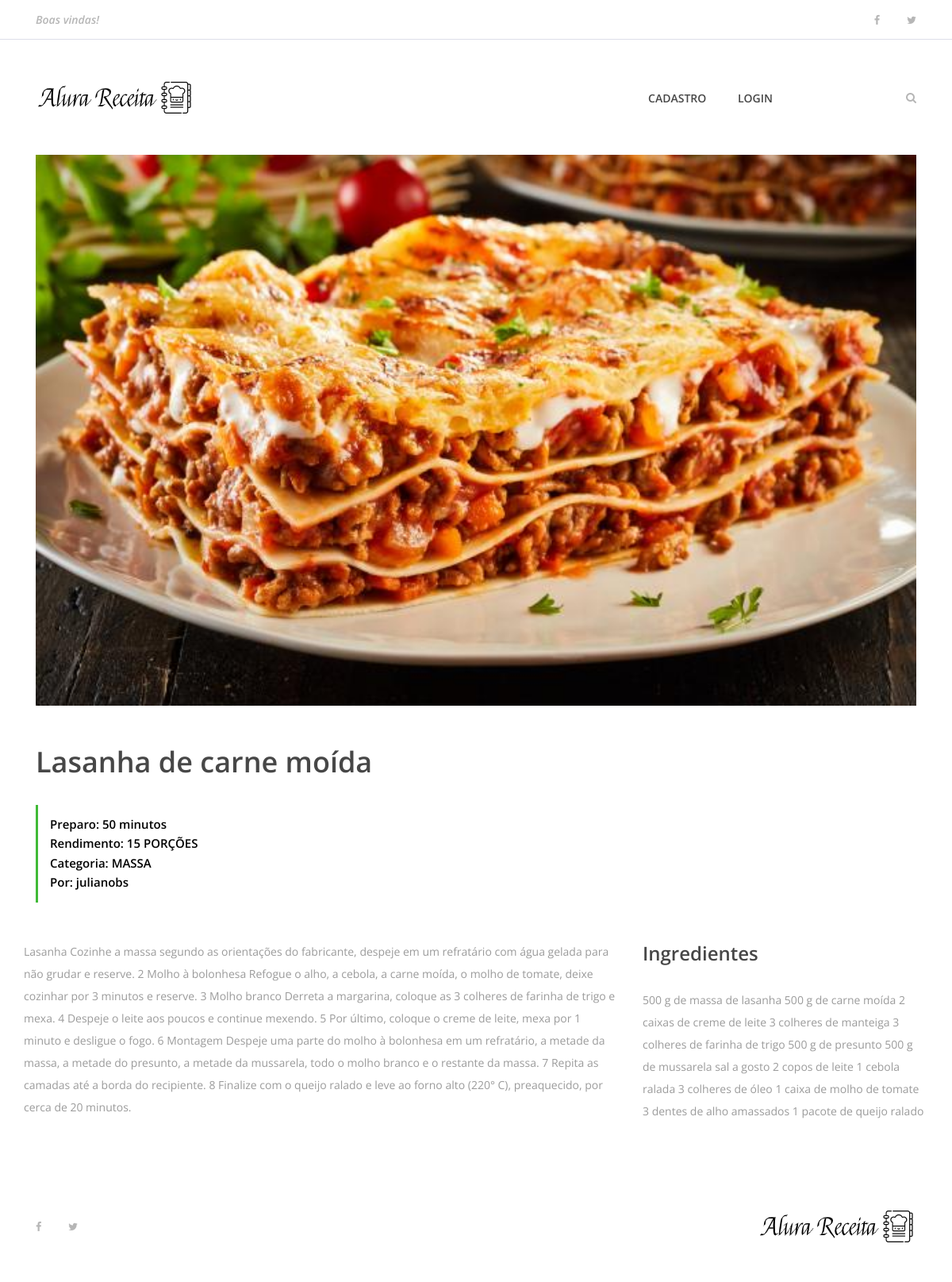
The app's page /2, older data.
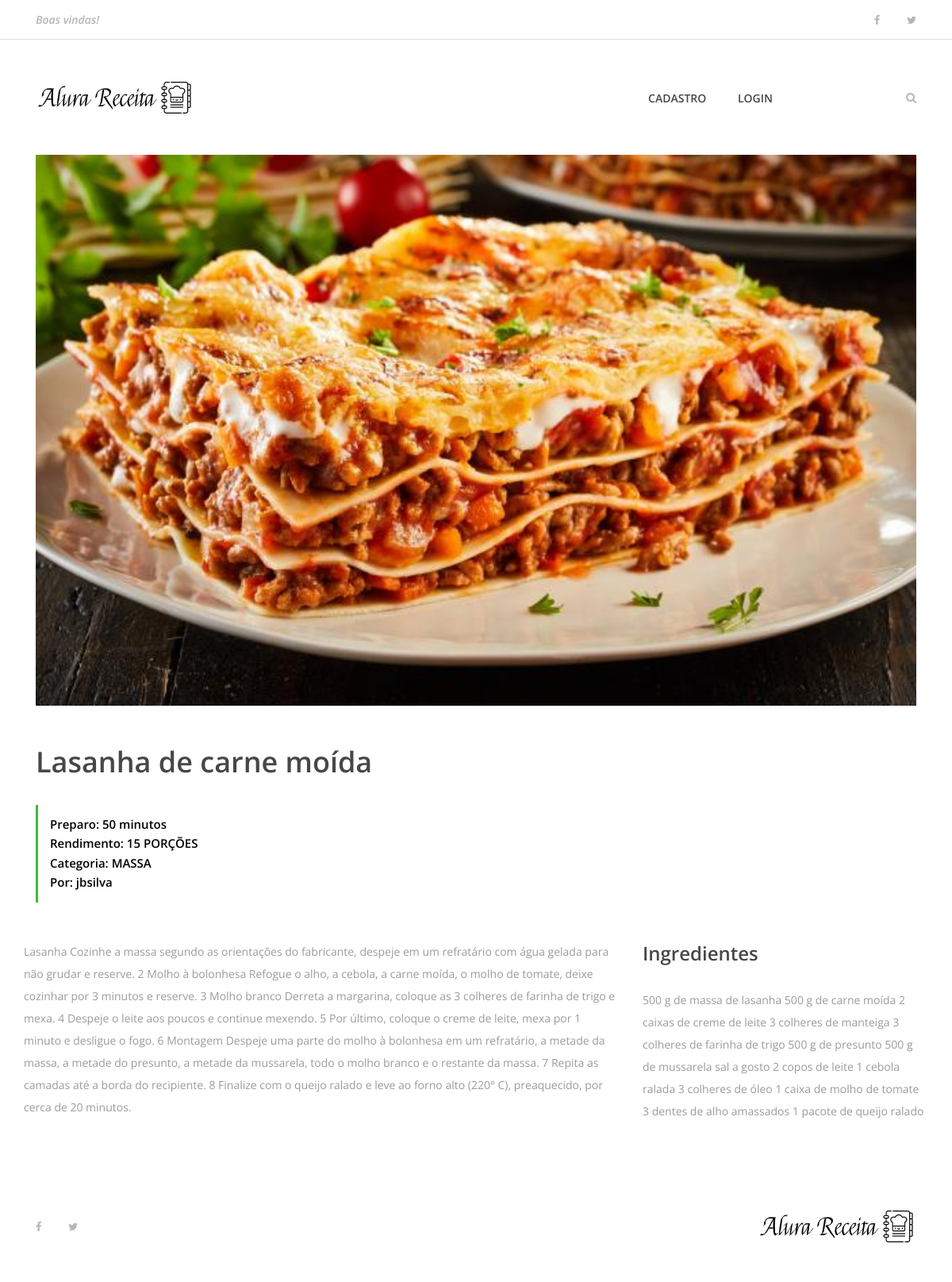
The same page, newer data.
### receitas/models.py (models this page shows, shortened)
class Receita(models.Model):
    pessoa = models.ForeignKey(User, on_delete=models.CASCADE)
    nome_receita = models.CharField(max_length=200)
    ingredientes = models.TextField()
    modo_preparo = models.TextField()
    tempo_preparo = models.IntegerField()
    rendimento = models.CharField(max_length=100)
    categoria = models.CharField(max_length=100)
    date_receita = models.DateTimeField(default=datetime.now, blank=True)
    foto_receita = models.ImageField(upload_to='fotos/%d/%m/%Y/', blank=True)
    publicada = models.BooleanField(default=False)

### receitas/views/receita.py (the view)
# urls.py: path('<int:receita_id>',  receita, name='receita'),
def receita(request, receita_id):
    receita = get_object_or_404(Receita, pk=receita_id)
    receita_a_exibir = {
        'receita' : receita
    }
    return render(request,'receita.html', receita_a_exibir)

### receitas/templates/receita.html (shortened to what this page needs)
{% extends 'base.html' %}
{% load static %}
{% block content %}
    {% include 'partials/_menu.html' %}
        <div class="container">
            <div class="row">
                <div class="col-12">
                    <div class="receipe-slider owl-carousel">
                        {% if receita.foto_receita == '' %}
                            <img src="{% static 'img/bg-img/tomate_banner.jpg' %}">
                        {% else %}
                            <img src="{{ receita.foto_receita.url }}" alt="">
                        {% endif %}
                    </div>
                </div>
            </div>
        </div>
        <div class="receipe-content-area">
            <div class="container">
                <div class="row">
                    <div class="col-12 col-md-8">
                        <div class="receipe-headline my-5">
                            <h2>{{receita.nome_receita}}</h2>
                            <div class="receipe-duration">
                                <h6>Preparo: {{receita.tempo_preparo}} minutos</h6>
                                <h6>Rendimento: {{receita.rendimento}}</h6>
                                <h6>Categoria: {{receita.categoria}}</h6>
                                <h6>Por: {{ receita.pessoa }}</h6>
                            </div>
                        </div>
                    </div>
                <div class="row">
                    <div class="col-12 col-lg-8">
                        <div class="single-preparation-step d-flex">
                            <p>{{receita.modo_preparo}}</p>
                        </div>
                    </div>
                    <div class="col-12 col-lg-4">
                        <div class="ingredients">
                            <h4>Ingredientes</h4>
                            <div class="ingredients">
                                <p>{{receita.ingredientes}}</p>
                            </div>
                        </div>
                    </div>
                </div>
    {% include 'partials/_footer.html' %}
{% endblock %}

Row changes from the older to the newer data that the page shows:
changed Receita "Lasanha de carne moída": pessoa "julianobs" → "jbsilva"
